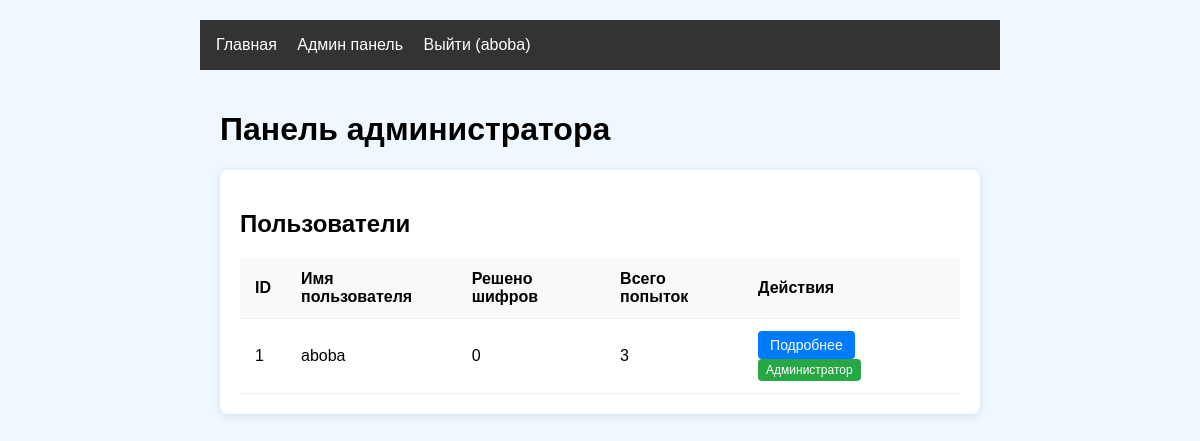
The app's page /admin/dashboard (signed in), older data.
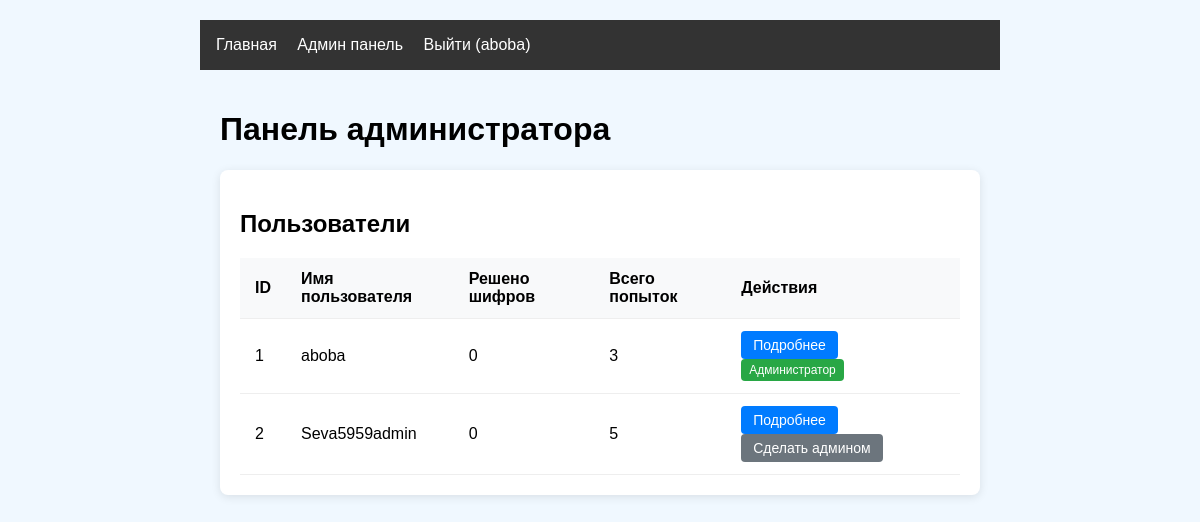
The same page, newer data.
### models.py (models this page shows, shortened)
class User(UserMixin, db.Model):
    id = db.Column(db.Integer, primary_key=True)
    username = db.Column(db.String(64), unique=True)
    password_hash = db.Column(db.String(128))
    is_admin = db.Column(db.Boolean, default=False)

### app.py (the view)
@app.route('/admin/dashboard')
@login_required
def admin_dashboard():
    if not current_user.is_admin:
        abort(403)  # Запрет, если пользователь не админ
    users = User.query.all()
    return render_template('admin/dashboard.html', users=users)

### app.py (called while the page is built)
@login_manager.user_loader
def load_user(user_id):
    return User.query.get(int(user_id))

### templates/admin/dashboard.html (shortened to what this page needs)
{% extends "base.html" %}
{% block content %}
<div class="container admin-dashboard">
    <h1>Панель администратора</h1>
    <div class="admin-section">
        <h2>Пользователи</h2>
        <table class="admin-table">
            <thead>
                <tr>
                    <th>ID</th>
                    <th>Имя пользователя</th>
                    <th>Решено шифров</th>
                    <th>Всего попыток</th>
                    <th>Действия</th>
                </tr>
            </thead>
            <tbody>
                {% for user in users %}
                <tr>
                    <td>{{ user.id }}</td>
                    <td>{{ user.username }}</td>
                    <td>{{ user.progress|selectattr('solved', 'eq', true)|list|length }}</td>
                    <td>{{ user.attempts|length }}</td>
                    <td>
                        <a href="{{ url_for('user_details', user_id=user.id) }}" class="admin-btn">Подробнее</a>
                        {% if not user.is_admin %}
                        <a href="{{ url_for('make_admin', user_id=user.id) }}" class="admin-btn admin-make-admin">Сделать админом</a>
                        {% else %}
                        <span class="admin-badge">Администратор</span>
                        {% endif %}
                    </td>
                </tr>
                {% endfor %}
            </tbody>
        </table>
    </div>
</div>
{% endblock %}

### templates/base.html (shortened to what this page needs)
<!DOCTYPE html>
<html lang="ru">
<head>
    <link rel="stylesheet" href="{{ url_for('static', filename='css/style.css') }}">
</head>
<body>
    <header>
        <nav>
            {% if current_user.is_authenticated %}
                <a href="{{ url_for('main_index') }}" class="nav-link">Главная</a>
                {% if current_user.is_admin %}
                    <a href="{{ url_for('admin_dashboard') }}" class="nav-link admin-link">Админ панель</a>
                {% endif %}
                <a href="{{ url_for('logout') }}" class="nav-link">Выйти ({{ current_user.username }})</a>
            {% else %}
                <a href="{{ url_for('login') }}" class="nav-link">Войти</a>
                <a href="{{ url_for('register') }}" class="nav-link">Регистрация</a>
            {% endif %}
        </nav>
    </header>
    <main>
        {% block content %}{% endblock %}
    </main>
</body>
</html>

### static/css/style.css (style rules this page uses)
body { font-family: Arial, sans-serif; max-width: 800px; margin: 0 auto; padding: 20px; background: #f0f8ff; }
nav { background: #333; padding: 1rem; }
nav a { color: white; margin-right: 1rem; text-decoration: none; }
.admin-dashboard { max-width: 1200px; margin: 0 auto; padding: 20px; }
.admin-section { background: #fff; border-radius: 8px; padding: 20px; margin-bottom: 30px; box-shadow: 0 2px 10px rgba(0, 0, 0, 0.1); }
.admin-table { width: 100%; border-collapse: collapse; margin-top: 15px; }
.admin-table th, .admin-table td { padding: 12px 15px; text-align: left; border-bottom: 1px solid #eee; }
.admin-table th { background-color: #f8f9fa; font-weight: 600; }
.admin-btn { display: inline-block; padding: 6px 12px; background-color: #007bff; color: #fff; border-radius: 4px; text-decoration: none; margin-right: 5px; font-size: 14px; }
.admin-make-admin { background-color: #6c757d; }
.admin-badge { display: inline-block; padding: 4px 8px; background-color: #28a745; color: #fff; border-radius: 4px; font-size: 12px; }

Row changes from the older to the newer data that the page shows:
added User: id "2", username "Seva5959admin", progress|selectattr "0", attempts|length "5"
